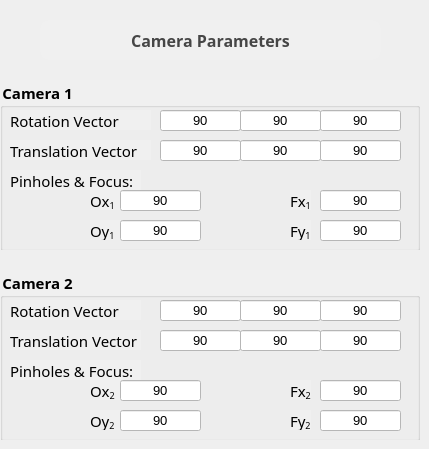
       <widget class="QWidget" name="pg_setting">
        <widget class="QFrame" name="fr_Setting_2">
         <property name="geometry">
          <rect>
           <x>40</x>
           <y>20</y>
           <width>341</width>
           <height>40</height>
          </rect>
         </property>
         <property name="styleSheet">
          <string notr="true">background-color: rgb(240, 240, 240);
color: rgb(70, 70, 70);
border-radius:10px;</string>
         </property>
         <property name="frameShape">
          <enum>QFrame::StyledPanel</enum>
         </property>
         <property name="frameShadow">
          <enum>QFrame::Raised</enum>
         </property>
         <widget class="QLabel" name="label_96">
          <property name="geometry">
           <rect>
            <x>0</x>
            <y>10</y>
            <width>341</width>
            <height>21</height>
           </rect>
          </property>
          <property name="font">
           <font>
            <family>3DS Fonticon CID</family>
            <pointsize>12</pointsize>
            <weight>75</weight>
            <bold>true</bold>
           </font>
          </property>
          <property name="text">
           <string>Camera Parameters</string>
          </property>
          <property name="alignment">
           <set>Qt::AlignCenter</set>
          </property>
         </widget>
        </widget>
        <widget class="QFrame" name="frame_51">
         <property name="geometry">
          <rect>
           <x>0</x>
           <y>80</y>
           <width>420</width>
           <height>170</height>
          </rect>
         </property>
         <property name="styleSheet">
          <string notr="true">background-color: rgb(240, 240, 240);</string>
         </property>
         <property name="frameShape">
          <enum>QFrame::StyledPanel</enum>
         </property>
         <property name="frameShadow">
          <enum>QFrame::Raised</enum>
         </property>
         <widget class="QGroupBox" name="groupBox_5">
          <property name="geometry">
           <rect>
            <x>0</x>
            <y>0</y>
            <width>420</width>
            <height>171</height>
           </rect>
          </property>
          <property name="font">
           <font>
            <family>3ds</family>
            <pointsize>11</pointsize>
            <weight>75</weight>
            <bold>true</bold>
           </font>
          </property>
          <property name="title">
           <string>Camera 1</string>
          </property>
          <widget class="QLineEdit" name="tb_R1_1">
           <property name="geometry">
            <rect>
             <x>160</x>
             <y>30</y>
             <width>81</width>
             <height>21</height>
            </rect>
           </property>
           <property name="font">
            <font>
             <pointsize>10</pointsize>
            </font>
           </property>
           <property name="styleSheet">
            <string notr="true">background-color: rgb(255, 255, 255);</string>
           </property>
           <property name="text">
            <string>90</string>
           </property>
           <property name="alignment">
            <set>Qt::AlignCenter</set>
           </property>
          </widget>
          <widget class="QLabel" name="label_28">
           <property name="geometry">
            <rect>
             <x>10</x>
             <y>30</y>
             <width>141</width>
             <height>20</height>
            </rect>
           </property>
           <property name="font">
            <font>
             <family>3ds</family>
             <pointsize>11</pointsize>
            </font>
           </property>
           <property name="styleSheet">
            <string notr="true">color: rgb(0, 0, 0)</string>
           </property>
           <property name="text">
            <string>&lt;html&gt;&lt;head/&gt;&lt;body&gt;&lt;p&gt;Rotation Vector&lt;/p&gt;&lt;/body&gt;&lt;/html&gt;</string>
           </property>
          </widget>
          <widget class="QLineEdit" name="tb_R1_2">
           <property name="geometry">
            <rect>
             <x>240</x>
             <y>30</y>
             <width>81</width>
             <height>21</height>
            </rect>
           </property>
           <property name="font">
            <font>
             <pointsize>10</pointsize>
            </font>
           </property>
           <property name="styleSheet">
            <string notr="true">background-color: rgb(255, 255, 255);</string>
           </property>
           <property name="text">
            <string>90</string>
           </property>
           <property name="alignment">
            <set>Qt::AlignCenter</set>
           </property>
          </widget>
          <widget class="QLineEdit" name="tb_R1_3">
           <property name="geometry">
            <rect>
             <x>320</x>
             <y>30</y>
             <width>81</width>
             <height>21</height>
            </rect>
           </property>
           <property name="font">
            <font>
             <pointsize>10</pointsize>
            </font>
           </property>
           <property name="styleSheet">
            <string notr="true">background-color: rgb(255, 255, 255);</string>
           </property>
           <property name="text">
            <string>90</string>
           </property>
           <property name="alignment">
            <set>Qt::AlignCenter</set>
           </property>
          </widget>
          <widget class="QLineEdit" name="tb_T1_3">
           <property name="geometry">
            <rect>
             <x>320</x>
             <y>60</y>
             <width>81</width>
             <height>21</height>
            </rect>
           </property>
           <property name="font">
            <font>
             <pointsize>10</pointsize>
            </font>
           </property>
           <property name="styleSheet">
            <string notr="true">background-color: rgb(255, 255, 255);</string>
           </property>
           <property name="text">
            <string>90</string>
           </property>
           <property name="alignment">
            <set>Qt::AlignCenter</set>
           </property>
          </widget>
          <widget class="QLineEdit" name="tb_T1_1">
           <property name="geometry">
            <rect>
             <x>160</x>
             <y>60</y>
             <width>81</width>
             <height>21</height>
            </rect>
           </property>
           <property name="font">
            <font>
             <pointsize>10</pointsize>
            </font>
           </property>
           <property name="styleSheet">
            <string notr="true">background-color: rgb(255, 255, 255);</string>
           </property>
           <property name="text">
            <string>90</string>
           </property>
           <property name="alignment">
            <set>Qt::AlignCenter</set>
           </property>
          </widget>
          <widget class="QLineEdit" name="tb_T1_2">
           <property name="geometry">
            <rect>
             <x>240</x>
             <y>60</y>
             <width>81</width>
             <height>21</height>
            </rect>
           </property>
           <property name="font">
            <font>
             <pointsize>10</pointsize>
            </font>
           </property>
           <property name="styleSheet">
            <string notr="true">background-color: rgb(255, 255, 255);</string>
           </property>
           <property name="text">
            <string>90</string>
           </property>
           <property name="alignment">
            <set>Qt::AlignCenter</set>
           </property>
          </widget>
          <widget class="QLabel" name="label_29">
           <property name="geometry">
            <rect>
             <x>10</x>
             <y>60</y>
             <width>141</width>
             <height>20</height>
            </rect>
           </property>
           <property name="font">
            <font>
             <family>3ds</family>
             <pointsize>11</pointsize>
            </font>
           </property>
           <property name="styleSheet">
            <string notr="true">color: rgb(0, 0, 0)</string>
           </property>
           <property name="text">
            <string>&lt;html&gt;&lt;head/&gt;&lt;body&gt;&lt;p&gt;Translation Vector&lt;/p&gt;&lt;/body&gt;&lt;/html&gt;</string>
           </property>
          </widget>
          <widget class="QLabel" name="label_34">
           <property name="geometry">
            <rect>
             <x>10</x>
             <y>90</y>
             <width>131</width>
             <height>20</height>
            </rect>
           </property>
           <property name="font">
            <font>
             <family>3ds</family>
             <pointsize>11</pointsize>
            </font>
           </property>
           <property name="styleSheet">
            <string notr="true">color: rgb(0, 0, 0)</string>
           </property>
           <property name="text">
            <string>&lt;html&gt;&lt;head/&gt;&lt;body&gt;&lt;p&gt;Pinholes &amp;amp; Focus:&lt;/p&gt;&lt;/body&gt;&lt;/html&gt;</string>
           </property>
          </widget>
          <widget class="QLineEdit" name="tb_Fx1">
           <property name="geometry">
            <rect>
             <x>320</x>
             <y>110</y>
             <width>81</width>
             <height>21</height>
            </rect>
           </property>
           <property name="font">
            <font>
             <pointsize>10</pointsize>
            </font>
           </property>
           <property name="styleSheet">
            <string notr="true">background-color: rgb(255, 255, 255);</string>
           </property>
           <property name="text">
            <string>90</string>
           </property>
           <property name="alignment">
            <set>Qt::AlignCenter</set>
           </property>
          </widget>
          <widget class="QLineEdit" name="tb_Ox1">
           <property name="geometry">
            <rect>
             <x>120</x>
             <y>110</y>
             <width>81</width>
             <height>21</height>
            </rect>
           </property>
           <property name="font">
            <font>
             <pointsize>10</pointsize>
            </font>
           </property>
           <property name="styleSheet">
            <string notr="true">background-color: rgb(255, 255, 255);</string>
           </property>
           <property name="text">
            <string>90</string>
           </property>
           <property name="alignment">
            <set>Qt::AlignCenter</set>
           </property>
          </widget>
          <widget class="QLineEdit" name="tb_Oy1">
           <property name="geometry">
            <rect>
             <x>120</x>
             <y>140</y>
             <width>81</width>
             <height>21</height>
            </rect>
           </property>
           <property name="font">
            <font>
             <pointsize>10</pointsize>
            </font>
           </property>
           <property name="styleSheet">
            <string notr="true">background-color: rgb(255, 255, 255);</string>
           </property>
           <property name="text">
            <string>90</string>
           </property>
           <property name="alignment">
            <set>Qt::AlignCenter</set>
           </property>
          </widget>
          <widget class="QLineEdit" name="tb_Fy1">
           <property name="geometry">
            <rect>
             <x>320</x>
             <y>140</y>
             <width>81</width>
             <height>21</height>
            </rect>
           </property>
           <property name="font">
            <font>
             <pointsize>10</pointsize>
            </font>
           </property>
           <property name="styleSheet">
            <string notr="true">background-color: rgb(255, 255, 255);</string>
           </property>
           <property name="text">
            <string>90</string>
           </property>
           <property name="alignment">
            <set>Qt::AlignCenter</set>
           </property>
          </widget>
          <widget class="QLabel" name="label_35">
           <property name="geometry">
            <rect>
             <x>90</x>
             <y>110</y>
             <width>31</width>
             <height>20</height>
            </rect>
           </property>
           <property name="font">
            <font>
             <family>3ds</family>
             <pointsize>11</pointsize>
            </font>
           </property>
           <property name="styleSheet">
            <string notr="true">color: rgb(0, 0, 0)</string>
           </property>
           <property name="text">
            <string>&lt;html&gt;&lt;head/&gt;&lt;body&gt;&lt;p&gt;Ox&lt;span style=&quot; vertical-align:sub;&quot;&gt;1&lt;/span&gt;&lt;/p&gt;&lt;/body&gt;&lt;/html&gt;</string>
           </property>
          </widget>
          <widget class="QLabel" name="label_36">
           <property name="geometry">
            <rect>
             <x>90</x>
             <y>140</y>
             <width>31</width>
             <height>20</height>
            </rect>
           </property>
           <property name="font">
            <font>
             <family>3ds</family>
             <pointsize>11</pointsize>
            </font>
           </property>
           <property name="styleSheet">
            <string notr="true">color: rgb(0, 0, 0)</string>
           </property>
           <property name="text">
            <string>&lt;html&gt;&lt;head/&gt;&lt;body&gt;&lt;p&gt;Oy&lt;span style=&quot; vertical-align:sub;&quot;&gt;1&lt;/span&gt;&lt;/p&gt;&lt;/body&gt;&lt;/html&gt;</string>
           </property>
          </widget>
          <widget class="QLabel" name="label_37">
           <property name="geometry">
            <rect>
             <x>290</x>
             <y>140</y>
             <width>21</width>
             <height>20</height>
            </rect>
           </property>
           <property name="font">
            <font>
             <family>3ds</family>
             <pointsize>11</pointsize>
            </font>
           </property>
           <property name="styleSheet">
            <string notr="true">color: rgb(0, 0, 0)</string>
           </property>
           <property name="text">
            <string>&lt;html&gt;&lt;head/&gt;&lt;body&gt;&lt;p&gt;Fy&lt;span style=&quot; vertical-align:sub;&quot;&gt;1&lt;/span&gt;&lt;/p&gt;&lt;/body&gt;&lt;/html&gt;</string>
           </property>
          </widget>
          <widget class="QLabel" name="label_38">
           <property name="geometry">
            <rect>
             <x>290</x>
             <y>110</y>
             <width>21</width>
             <height>20</height>
            </rect>
           </property>
           <property name="font">
            <font>
             <family>3ds</family>
             <pointsize>11</pointsize>
            </font>
           </property>
           <property name="styleSheet">
            <string notr="true">color: rgb(0, 0, 0)</string>
           </property>
           <property name="text">
            <string>&lt;html&gt;&lt;head/&gt;&lt;body&gt;&lt;p&gt;Fx&lt;span style=&quot; vertical-align:sub;&quot;&gt;1&lt;/span&gt;&lt;/p&gt;&lt;/body&gt;&lt;/html&gt;</string>
           </property>
          </widget>
          <zorder>label_34</zorder>
          <zorder>tb_R1_1</zorder>
          <zorder>label_28</zorder>
          <zorder>tb_R1_2</zorder>
          <zorder>tb_R1_3</zorder>
          <zorder>tb_T1_3</zorder>
          <zorder>tb_T1_1</zorder>
          <zorder>tb_T1_2</zorder>
          <zorder>label_29</zorder>
          <zorder>tb_Fx1</zorder>
          <zorder>tb_Fy1</zorder>
          <zorder>label_35</zorder>
          <zorder>label_36</zorder>
          <zorder>label_37</zorder>
          <zorder>label_38</zorder>
          <zorder>tb_Ox1</zorder>
          <zorder>tb_Oy1</zorder>
         </widget>
        </widget>
        <widget class="QFrame" name="frame_52">
         <property name="geometry">
          <rect>
           <x>0</x>
           <y>270</y>
           <width>420</width>
           <height>170</height>
          </rect>
         </property>
         <property name="styleSheet">
          <string notr="true">background-color: rgb(240, 240, 240);</string>
         </property>
         <property name="frameShape">
          <enum>QFrame::StyledPanel</enum>
         </property>
         <property name="frameShadow">
          <enum>QFrame::Raised</enum>
         </property>
         <widget class="QGroupBox" name="groupBox_8">
          <property name="geometry">
           <rect>
            <x>0</x>
            <y>0</y>
            <width>420</width>
            <height>171</height>
           </rect>
          </property>
          <property name="font">
           <font>
            <family>3ds</family>
            <pointsize>11</pointsize>
            <weight>75</weight>
            <bold>true</bold>
           </font>
          </property>
          <property name="title">
           <string>Camera 2</string>
          </property>
          <widget class="QLineEdit" name="tb_R2_1">
           <property name="geometry">
            <rect>
             <x>160</x>
             <y>30</y>
             <width>81</width>
             <height>21</height>
            </rect>
           </property>
           <property name="font">
            <font>
             <pointsize>10</pointsize>
            </font>
           </property>
           <property name="styleSheet">
            <string notr="true">background-color: rgb(255, 255, 255);</string>
           </property>
           <property name="text">
            <string>90</string>
           </property>
           <property name="alignment">
            <set>Qt::AlignCenter</set>
           </property>
          </widget>
          <widget class="QLabel" name="label_39">
           <property name="geometry">
            <rect>
             <x>10</x>
             <y>30</y>
             <width>131</width>
             <height>20</height>
            </rect>
           </property>
           <property name="font">
            <font>
             <family>3ds</family>
             <pointsize>11</pointsize>
            </font>
           </property>
           <property name="styleSheet">
            <string notr="true">color: rgb(0, 0, 0)</string>
           </property>
           <property name="text">
            <string>&lt;html&gt;&lt;head/&gt;&lt;body&gt;&lt;p&gt;Rotation Vector&lt;/p&gt;&lt;/body&gt;&lt;/html&gt;</string>
           </property>
          </widget>
          <widget class="QLineEdit" name="tb_R2_2">
           <property name="geometry">
            <rect>
             <x>240</x>
             <y>30</y>
             <width>81</width>
             <height>21</height>
            </rect>
           </property>
           <property name="font">
            <font>
             <pointsize>10</pointsize>
            </font>
           </property>
           <property name="styleSheet">
            <string notr="true">background-color: rgb(255, 255, 255);</string>
           </property>
           <property name="text">
            <string>90</string>
           </property>
           <property name="alignment">
            <set>Qt::AlignCenter</set>
           </property>
          </widget>
          <widget class="QLineEdit" name="tb_R2_3">
           <property name="geometry">
            <rect>
             <x>320</x>
             <y>30</y>
             <width>81</width>
             <height>21</height>
            </rect>
           </property>
           <property name="font">
            <font>
             <pointsize>10</pointsize>
            </font>
           </property>
           <property name="styleSheet">
            <string notr="true">background-color: rgb(255, 255, 255);</string>
           </property>
           <property name="text">
            <string>90</string>
           </property>
           <property name="alignment">
            <set>Qt::AlignCenter</set>
           </property>
          </widget>
          <widget class="QLineEdit" name="tb_T2_3">
           <property name="geometry">
            <rect>
             <x>320</x>
             <y>60</y>
             <width>81</width>
             <height>21</height>
            </rect>
           </property>
           <property name="font">
            <font>
             <pointsize>10</pointsize>
            </font>
           </property>
           <property name="styleSheet">
            <string notr="true">background-color: rgb(255, 255, 255);</string>
           </property>
           <property name="text">
            <string>90</string>
           </property>
           <property name="alignment">
            <set>Qt::AlignCenter</set>
           </property>
          </widget>
          <widget class="QLineEdit" name="tb_T2_1">
           <property name="geometry">
            <rect>
             <x>160</x>
             <y>60</y>
             <width>81</width>
             <height>21</height>
            </rect>
           </property>
           <property name="font">
            <font>
             <pointsize>10</pointsize>
            </font>
           </property>
           <property name="styleSheet">
            <string notr="true">background-color: rgb(255, 255, 255);</string>
           </property>
           <property name="text">
            <string>90</string>
           </property>
           <property name="alignment">
            <set>Qt::AlignCenter</set>
           </property>
          </widget>
          <widget class="QLineEdit" name="tb_T2_2">
           <property name="geometry">
            <rect>
             <x>240</x>
             <y>60</y>
             <width>81</width>
             <height>21</height>
            </rect>
           </property>
           <property name="font">
            <font>
             <pointsize>10</pointsize>
            </font>
           </property>
           <property name="styleSheet">
            <string notr="true">background-color: rgb(255, 255, 255);</string>
           </property>
           <property name="text">
            <string>90</string>
           </property>
           <property name="alignment">
            <set>Qt::AlignCenter</set>
           </property>
          </widget>
          <widget class="QLabel" name="label_40">
           <property name="geometry">
            <rect>
             <x>10</x>
             <y>60</y>
             <width>131</width>
             <height>20</height>
            </rect>
           </property>
           <property name="font">
            <font>
             <family>3ds</family>
             <pointsize>11</pointsize>
            </font>
           </property>
           <property name="styleSheet">
            <string notr="true">color: rgb(0, 0, 0)</string>
           </property>
           <property name="text">
            <string>&lt;html&gt;&lt;head/&gt;&lt;body&gt;&lt;p&gt;Translation Vector&lt;/p&gt;&lt;/body&gt;&lt;/html&gt;</string>
           </property>
          </widget>
          <widget class="QLabel" name="label_42">
           <property name="geometry">
            <rect>
             <x>10</x>
             <y>90</y>
             <width>131</width>
             <height>20</height>
            </rect>
           </property>
           <property name="font">
            <font>
             <family>3ds</family>
             <pointsize>11</pointsize>
            </font>
           </property>
           <property name="styleSheet">
            <string notr="true">color: rgb(0, 0, 0)</string>
           </property>
           <property name="text">
            <string>&lt;html&gt;&lt;head/&gt;&lt;body&gt;&lt;p&gt;Pinholes &amp;amp; Focus:&lt;/p&gt;&lt;/body&gt;&lt;/html&gt;</string>
           </property>
          </widget>
          <widget class="QLineEdit" name="tb_Fx2">
           <property name="geometry">
            <rect>
             <x>320</x>
             <y>110</y>
             <width>81</width>
             <height>21</height>
            </rect>
           </property>
           <property name="font">
            <font>
             <pointsize>10</pointsize>
            </font>
           </property>
           <property name="styleSheet">
            <string notr="true">background-color: rgb(255, 255, 255);</string>
           </property>
           <property name="text">
            <string>90</string>
           </property>
           <property name="alignment">
            <set>Qt::AlignCenter</set>
           </property>
          </widget>
          <widget class="QLineEdit" name="tb_Ox2">
           <property name="geometry">
            <rect>
             <x>120</x>
             <y>110</y>
             <width>81</width>
             <height>21</height>
            </rect>
           </property>
           <property name="font">
            <font>
             <pointsize>10</pointsize>
            </font>
           </property>
           <property name="styleSheet">
            <string notr="true">background-color: rgb(255, 255, 255);</string>
           </property>
           <property name="text">
            <string>90</string>
           </property>
           <property name="alignment">
            <set>Qt::AlignCenter</set>
           </property>
          </widget>
          <widget class="QLineEdit" name="tb_Oy2">
           <property name="geometry">
            <rect>
             <x>120</x>
             <y>140</y>
             <width>81</width>
             <height>21</height>
            </rect>
           </property>
           <property name="font">
            <font>
             <pointsize>10</pointsize>
            </font>
           </property>
           <property name="styleSheet">
            <string notr="true">background-color: rgb(255, 255, 255);</string>
           </property>
           <property name="text">
            <string>90</string>
           </property>
           <property name="alignment">
            <set>Qt::AlignCenter</set>
           </property>
          </widget>
          <widget class="QLineEdit" name="tb_Fy2">
           <property name="geometry">
            <rect>
             <x>320</x>
             <y>140</y>
             <width>81</width>
             <height>21</height>
            </rect>
           </property>
           <property name="font">
            <font>
             <pointsize>10</pointsize>
            </font>
           </property>
           <property name="styleSheet">
            <string notr="true">background-color: rgb(255, 255, 255);</string>
           </property>
           <property name="text">
            <string>90</string>
           </property>
           <property name="alignment">
            <set>Qt::AlignCenter</set>
           </property>
          </widget>
          <widget class="QLabel" name="label_46">
           <property name="geometry">
            <rect>
             <x>90</x>
             <y>110</y>
             <width>31</width>
             <height>20</height>
            </rect>
           </property>
           <property name="font">
            <font>
             <family>3ds</family>
             <pointsize>11</pointsize>
            </font>
           </property>
           <property name="styleSheet">
            <string notr="true">color: rgb(0, 0, 0)</string>
           </property>
           <property name="text">
            <string>&lt;html&gt;&lt;head/&gt;&lt;body&gt;&lt;p&gt;Ox&lt;span style=&quot; vertical-align:sub;&quot;&gt;2&lt;/span&gt;&lt;/p&gt;&lt;/body&gt;&lt;/html&gt;</string>
           </property>
          </widget>
          <widget class="QLabel" name="label_47">
           <property name="geometry">
            <rect>
             <x>90</x>
             <y>140</y>
             <width>31</width>
             <height>20</height>
            </rect>
           </property>
           <property name="font">
            <font>
             <family>3ds</family>
             <pointsize>11</pointsize>
            </font>
           </property>
           <property name="styleSheet">
            <string notr="true">color: rgb(0, 0, 0)</string>
           </property>
           <property name="text">
            <string>&lt;html&gt;&lt;head/&gt;&lt;body&gt;&lt;p&gt;Oy&lt;span style=&quot; vertical-align:sub;&quot;&gt;2&lt;/span&gt;&lt;/p&gt;&lt;/body&gt;&lt;/html&gt;</string>
           </property>
          </widget>
          <widget class="QLabel" name="label_50">
           <property name="geometry">
            <rect>
             <x>290</x>
             <y>140</y>
             <width>21</width>
             <height>20</height>
            </rect>
           </property>
           <property name="font">
            <font>
             <family>3ds</family>
             <pointsize>11</pointsize>
            </font>
           </property>
           <property name="styleSheet">
            <string notr="true">color: rgb(0, 0, 0)</string>
           </property>
           <property name="text">
            <string>&lt;html&gt;&lt;head/&gt;&lt;body&gt;&lt;p&gt;Fy&lt;span style=&quot; vertical-align:sub;&quot;&gt;2&lt;/span&gt;&lt;/p&gt;&lt;/body&gt;&lt;/html&gt;</string>
           </property>
          </widget>
          <widget class="QLabel" name="label_51">
           <property name="geometry">
            <rect>
             <x>290</x>
             <y>110</y>
             <width>21</width>
             <height>20</height>
            </rect>
           </property>
           <property name="font">
            <font>
             <family>3ds</family>
             <pointsize>11</pointsize>
            </font>
           </property>
           <property name="styleSheet">
            <string notr="true">color: rgb(0, 0, 0)</string>
           </property>
           <property name="text">
            <string>&lt;html&gt;&lt;head/&gt;&lt;body&gt;&lt;p&gt;Fx&lt;span style=&quot; vertical-align:sub;&quot;&gt;2&lt;/span&gt;&lt;/p&gt;&lt;/body&gt;&lt;/html&gt;</string>
           </property>
          </widget>
          <zorder>tb_R2_1</zorder>
          <zorder>label_39</zorder>
          <zorder>tb_R2_2</zorder>
          <zorder>tb_R2_3</zorder>
          <zorder>tb_T2_3</zorder>
          <zorder>tb_T2_1</zorder>
          <zorder>tb_T2_2</zorder>
          <zorder>label_40</zorder>
          <zorder>label_42</zorder>
          <zorder>tb_Fx2</zorder>
          <zorder>tb_Fy2</zorder>
          <zorder>label_46</zorder>
          <zorder>label_47</zorder>
          <zorder>label_50</zorder>
          <zorder>label_51</zorder>
          <zorder>tb_Oy2</zorder>
          <zorder>tb_Ox2</zorder>
         </widget>
        </widget>
       </widget>
